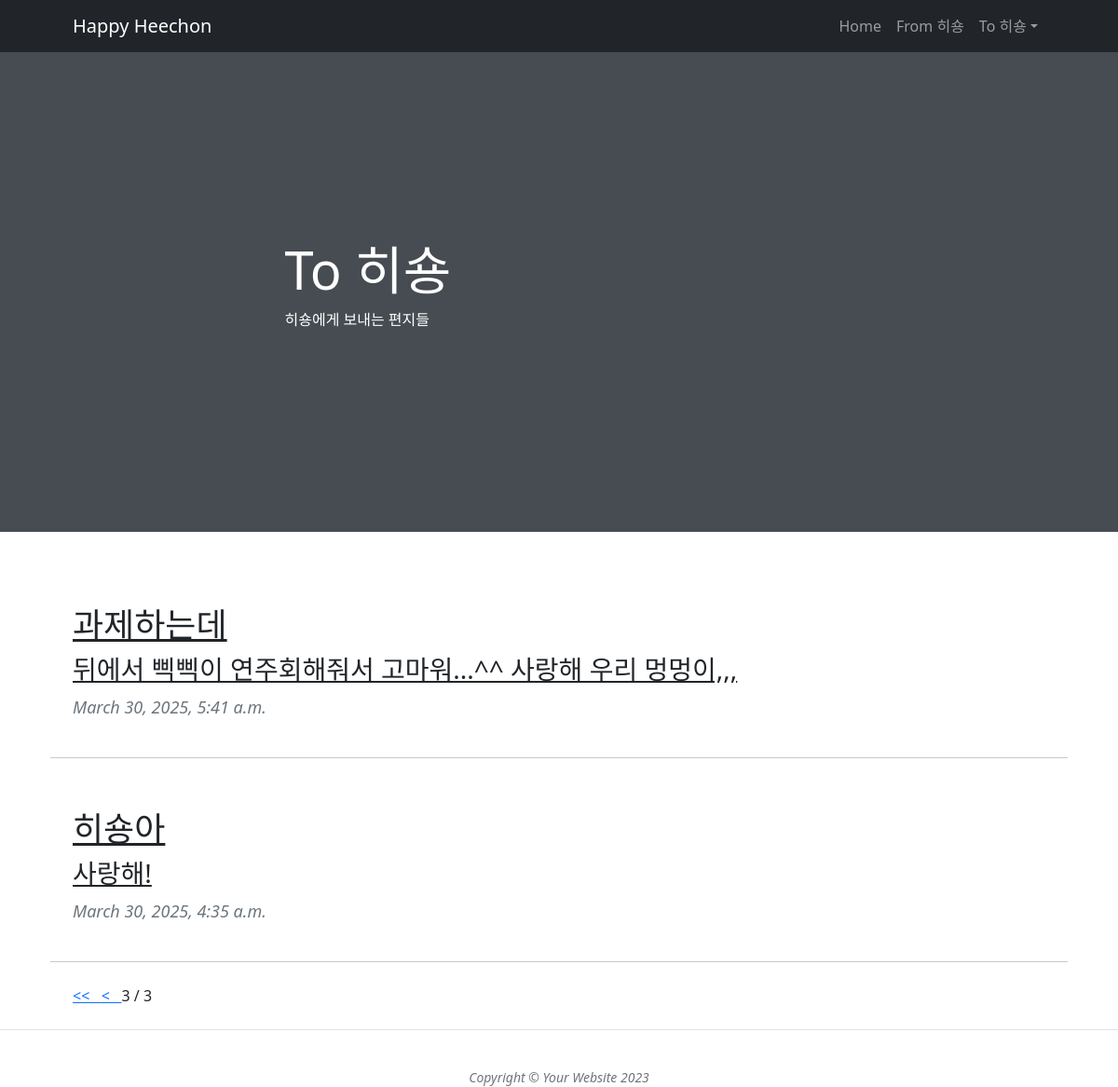
Screenshot of /TOL/toL_list/?page=3 with the database file from the repository.
### cafeMain/models.py (models this page shows)
class Post(models.Model):
    title = models.CharField(verbose_name = "제목", max_length = 128)
    body = models.TextField(verbose_name = "내용", default = "")
    created_at = models.DateTimeField(verbose_name = "작성일", auto_now_add = True)
    photo = models.ImageField(verbose_name = "이미지", blank = True, null = True, upload_to = 'blog_photo')

### ToLove/views.py (the view)
# urls.py: path("toL_list/", views.toL_list, name = "toL_list"),
def toL_list(request):
    letters = Post.objects.all().order_by('-created_at')
    my_paginator = Paginator(letters, 5)
    page_num = request.GET.get('page')
    letters = my_paginator.get_page(page_num)
    return render(request, "toL_list.html", {"letters" : letters})

### ToLove/templates/toL_list.html (shortened to what this page needs)
{% load static %}
<!DOCTYPE html>
<html lang="en">
    <head>
        <link href="https://cdn.jsdelivr.net/npm/bootstrap-icons@1.5.0/font/bootstrap-icons.css" rel="stylesheet" />
        <link href="{% static 'css/styles.css' %}" rel="stylesheet" />
    </head>
    <body class="d-flex flex-column">
        <main class="flex-shrink-0">
            <nav class="navbar navbar-expand-lg navbar-dark bg-dark">
                <div class="container px-5">
                    <a class="navbar-brand" href="index.html">Happy Heechon</a>
                    <div class="collapse navbar-collapse" id="navbarSupportedContent">
                        <ul class="navbar-nav ms-auto mb-2 mb-lg-0">
                            <li class="nav-item"><a class="nav-link" href="{% url 'home' %}">Home</a></li>
                            <li class="nav-item"><a class="nav-link" href="{% url 'fromL' %}">From 히숑</a></li>
                            <li class="nav-item dropdown">
                                <a class="nav-link dropdown-toggle" id="navbarDropdownBlog" href="#" role="button" data-bs-toggle="dropdown" aria-expanded="false">To 히숑</a>
                            </li>
                        </ul>
                    </div>
                </div>
            </nav>
    <header class="masthead">
      <div class="container position-relative px-4 px-lg-5">
        <div class="row gx-4 gx-lg-5 justify-content-center">
          <div class="col-md-10 col-lg-8 col-xl-7">
            <div class="post-heading">
              <h1>To 히숑</h1>
              <p>히숑에게 보내는 편지들</p>
            </div>
          </div>
        </div>
      </div>
    </header>
    <article class="mb-4">
      <div class="container px-4 px-lg-5">
        <div class="row gx-4 gx-lg-5 justify-content-center">
           {% for post in letters %}
          <div class="post-preview">
            <a href="{% url 'toL_detail' post.id %}">
              <h2 class="post-title">{{ post.title }}</h2>
              <h3 class="post-subtitle">{{ post.body }}</h3>
            </a>
            <p class="post-meta">{{ post.created_at }}</p>
          </div>
          <hr class="my-4" />
          {% endfor %}
        <div>
          {% if letters.has_previous %}
          <a href="?page=1"> &lt;&lt; &nbsp; </a>
          <a href="?page={{ letters.previous_page_number }}"> &lt; &nbsp; </a>
          {% endif %}
          <span> {{ letters.number }} </span>
          <span> / </span>
          <span> {{ letters.paginator.num_pages }} </span>
        </div>
        </div>
      </div>
    </article>
    <footer class="border-top">
      <div class="container px-4 px-lg-5">
        <div class="row gx-4 gx-lg-5 justify-content-center">
          <div class="col-md-10 col-lg-8 col-xl-7">
            <ul class="list-inline text-center">
            </ul>
            <div class="small text-center text-muted fst-italic">
              Copyright &copy; Your Website 2023
            </div>
          </div>
        </div>
      </div>
    </footer>
  </body>
</html>

### rows the page displays
Post: title "과제하는데", body "뒤에서 삑삑이 연주회해줘서 고마워...^^ 사랑해 우리 멍멍이,,,", created_at "March 30, 2025, 5:41 a.m."
Post: title "히숑아", body "사랑해!", created_at "March 30, 2025, 4:35 a.m."

### other values shown
{{ letters.number }} "3"
{{ letters.paginator.num_pages }} "3"
